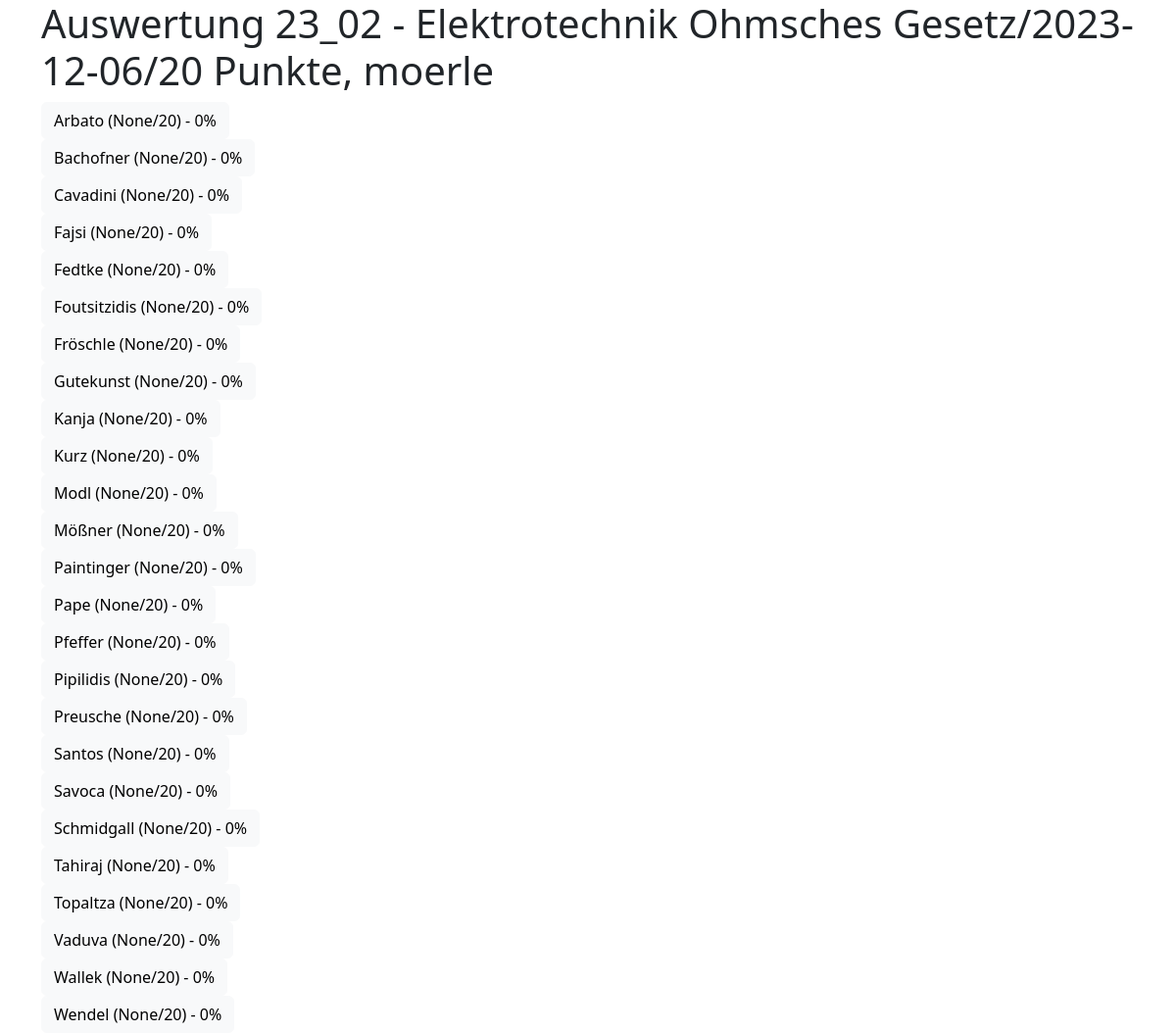
/klausur/evaluation/11 (signed in), run on the app's committed database.
### klausur/models.py (models this page shows, shortened)
class Teilnehmer(models.Model):
    name = models.CharField(("Name"), max_length=250)
    info = models.TextField("Infos", blank=True, null=True)
    class Meta:
        verbose_name = "Teilnehmer"
        verbose_name_plural = "Teilnehmer"
        ordering = ["name"]
    def __str__(self):
        return self.name

class Klausur(models.Model):
    titel = models.CharField(("Überschrift"), max_length=50)
    thema = models.CharField(("Thema"), max_length=50)
    termin = models.DateTimeField(("termin"), auto_now=False, auto_now_add=False)
    gruppe = models.ForeignKey(Gruppe, verbose_name=("Gruppe"), on_delete=models.CASCADE, null=True)
    fragen = models.ManyToManyField(Frage, verbose_name=("Fragen"))
    author = models.ForeignKey(User, verbose_name="Autor", on_delete=models.RESTRICT)
    @property
    def get_gesamtpunkte(self):
        fragen = self.fragen.all()
        gesamtpunkte = sum(frage.punkte for frage in fragen)
        return gesamtpunkte
    class Meta:
        verbose_name = ("Klausur")
        verbose_name_plural = ("Klausuren")
        ordering = [ 'gruppe', '-termin']
    def __str__(self):
        return f"{self.gruppe} - {self.titel}/{self.termin.date()}/{self.get_gesamtpunkte} Punkte, {self.author}"

class Frage(models.Model):
    titel = models.CharField(("Titel"), max_length=250)
    inhalt = models.CharField("Inhalt", max_length=50, default="?")
    frage = models.TextField(("Frage"))
    musterantwort = models.TextField(("Musterantwort"), default ="")
    bild = models.ImageField(("Bild"), blank=True, null=True)
    bildmuster = models.ImageField(("Bild Muster"), blank=True, null=True)
    bildbreite = models.IntegerField(("Bildbreite in %"), default=80)
    thema = models.ForeignKey(Thema, verbose_name=("Thema"), on_delete=models.RESTRICT)
    punkte = models.IntegerField(("Erreichbare Punkte"), default=1)
    schwierigkeit = models.IntegerField(("Schwierigkeit") , default=2)
    author = models.ForeignKey(User, verbose_name="Autor", on_delete=models.RESTRICT)
    class Meta:
        verbose_name = ("Frage")
        verbose_name_plural = ("Fragen")
        ordering = ['thema', 'titel', ]

### klausur/views.py (the view)
# urls.py: path('evaluation/<int:klausur>', views.evaluation, name= 'evaluation'),
@permission_required('klausur.view_teilnehmer')
def evaluation(request, klausur):
    ds_klausur = Klausur.objects.get(id=klausur)
    ds_tn = ds_klausur.gruppe.teilnehmer.all()
    lst_tn = []
    for tn in ds_tn:
        punkte = Answer.objects.filter(teilnehmer = tn, klausur = ds_klausur).aggregate(Sum("punkte"))['punkte__sum']
        if punkte != None:
            prozent = round(punkte / ds_klausur.get_gesamtpunkte * 100, 1)
        else:
            prozent = 0
        lst_tn.append((tn, punkte, prozent))
    content = {
        "klausur": ds_klausur,
        "teilnehmer": lst_tn,
    }
    return render(request, "evaluation.html", content)

### klausur/models.py (called while the page is built)
    def __str__(self):
        return self.name

### klausur/templates/evaluation.html (shortened to what this page needs)
{% extends "start.html" %}
{% block content %}
    <h1>Auswertung {{klausur}}</h1>
    {% for tn in  teilnehmer %}
    <div class="d-grid gap-2 col-6 justify-center">
        <a href="{% url 'evaluation2' klausur.id tn.0.id%}"><button type="button" class="btn btn-light text-start">{{tn.0}} ({{tn.1}}/{{klausur.get_gesamtpunkte}}) - {{tn.2}}%</button></a>
    </div>
    {% endfor %}
{% endblock content %}

### data on the page
Teilnehmer: name "Arbato", tn "None", tn "0"
Klausur: get_gesamtpunkte "20"
Teilnehmer: name "Bachofner", tn "None", tn "0"
Teilnehmer: name "Cavadini", tn "None", tn "0"
Teilnehmer: name "Fajsi", tn "None", tn "0"
Teilnehmer: name "Fedtke", tn "None", tn "0"
Teilnehmer: name "Foutsitzidis", tn "None", tn "0"
Teilnehmer: name "Fröschle", tn "None", tn "0"
Teilnehmer: name "Gutekunst", tn "None", tn "0"
Teilnehmer: name "Kanja", tn "None", tn "0"
Teilnehmer: name "Kurz", tn "None", tn "0"
Teilnehmer: name "Modl", tn "None", tn "0"
Teilnehmer: name "Mößner", tn "None", tn "0"
Teilnehmer: name "Paintinger", tn "None", tn "0"
Teilnehmer: name "Pape", tn "None", tn "0"
Teilnehmer: name "Pfeffer", tn "None", tn "0"
Teilnehmer: name "Pipilidis", tn "None", tn "0"
Teilnehmer: name "Preusche", tn "None", tn "0"
Teilnehmer: name "Santos", tn "None", tn "0"
Teilnehmer: name "Savoca", tn "None", tn "0"
Teilnehmer: name "Schmidgall", tn "None", tn "0"
Teilnehmer: name "Tahiraj", tn "None", tn "0"
Teilnehmer: name "Topaltza", tn "None", tn "0"
Teilnehmer: name "Vaduva", tn "None", tn "0"
Teilnehmer: name "Wallek", tn "None", tn "0"
Teilnehmer: name "Wendel", tn "None", tn "0"
